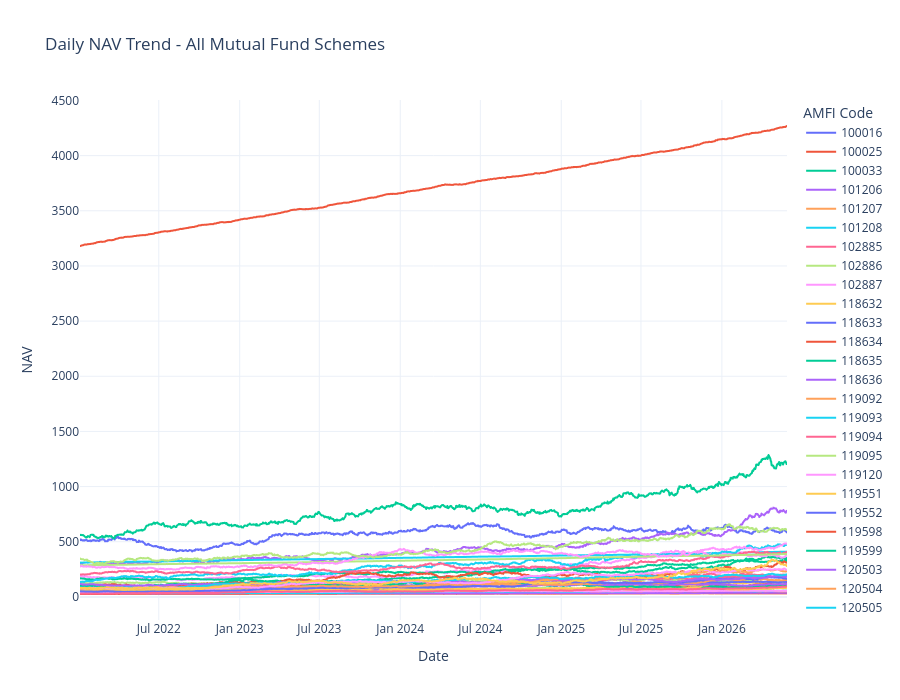

Notebook code cell kept with this figure:
### Code cell
# ============================================
# 6. DAILY NAV TREND - ALL SCHEMES
# ============================================

fig = px.line(
    nav,
    x="date",
    y="nav",
    color="amfi_code",
    title="Daily NAV Trend - All Mutual Fund Schemes",
    labels={
        "date": "Date",
        "nav": "NAV",
        "amfi_code": "AMFI Code"
    }
)

fig.update_layout(
    template="plotly_white",
    height=700
)

fig.show()

# Save interactive chart
fig.write_html(
    DASHBOARD / "nav_trend.html"
)

print("NAV trend chart created successfully")

### Figure 1 — Plotly figure (JSON) as saved in the notebook; plotly's stock layout.template omitted (floating-point values rounded to 4 significant figures; data arrays with more than 128 entries replaced by an {"elided": "..."} marker saying what was removed)
{"data": [{"hovertemplate": "AMFI Code=100016<br>Date=%{x}<br>NAV=%{y}<extra></extra>", "legendgroup": "100016", "line": {"color": "#636efa", "dash": "solid"}, "marker": {"symbol": "circle"}, "mode": "lines", "name": "100016", "showlegend": true, "type": "scattergl", "x": {"elided": "1150 str values"}, "xaxis": "x", "y": {"elided": "1150 float values"}, "yaxis": "y"}, {"hovertemplate": "AMFI Code=100025<br>Date=%{x}<br>NAV=%{y}<extra></extra>", "legendgroup": "100025", "line": {"color": "#EF553B", "dash": "solid"}, "marker": {"symbol": "circle"}, "mode": "lines", "name": "100025", "showlegend": true, "type": "scattergl", "x": {"elided": "1150 str values"}, "xaxis": "x", "y": {"elided": "1150 float values"}, "yaxis": "y"}, {"hovertemplate": "AMFI Code=100033<br>Date=%{x}<br>NAV=%{y}<extra></extra>", "legendgroup": "100033", "line": {"color": "#00cc96", "dash": "solid"}, "marker": {"symbol": "circle"}, "mode": "lines", "name": "100033", "showlegend": true, "type": "scattergl", "x": {"elided": "1150 str values"}, "xaxis": "x", "y": {"elided": "1150 float values"}, "yaxis": "y"}, {"hovertemplate": "AMFI Code=101206<br>Date=%{x}<br>NAV=%{y}<extra></extra>", "legendgroup": "101206", "line": {"color": "#ab63fa", "dash": "solid"}, "marker": {"symbol": "circle"}, "mode": "lines", "name": "101206", "showlegend": true, "type": "scattergl", "x": {"elided": "1150 str values"}, "xaxis": "x", "y": {"elided": "1150 float values"}, "yaxis": "y"}, {"hovertemplate": "AMFI Code=101207<br>Date=%{x}<br>NAV=%{y}<extra></extra>", "legendgroup": "101207", "line": {"color": "#FFA15A", "dash": "solid"}, "marker": {"symbol": "circle"}, "mode": "lines", "name": "101207", "showlegend": true, "type": "scattergl", "x": {"elided": "1150 str values"}, "xaxis": "x", "y": {"elided": "1150 float values"}, "yaxis": "y"}, {"hovertemplate": "AMFI Code=101208<br>Date=%{x}<br>NAV=%{y}<extra></extra>", "legendgroup": "101208", "line": {"color": "#19d3f3", "dash": "solid"}, "marker": {"symbol": "circle"}, "mode": "lines", "name": "101208", "showlegend": true, "type": "scattergl", "x": {"elided": "1150 str values"}, "xaxis": "x", "y": {"elided": "1150 float values"}, "yaxis": "y"}, {"hovertemplate": "AMFI Code=102885<br>Date=%{x}<br>NAV=%{y}<extra></extra>", "legendgroup": "102885", "line": {"color": "#FF6692", "dash": "solid"}, "marker": {"symbol": "circle"}, "mode": "lines", "name": "102885", "showlegend": true, "type": "scattergl", "x": {"elided": "1150 str values"}, "xaxis": "x", "y": {"elided": "1150 float values"}, "yaxis": "y"}, {"hovertemplate": "AMFI Code=102886<br>Date=%{x}<br>NAV=%{y}<extra></extra>", "legendgroup": "102886", "line": {"color": "#B6E880", "dash": "solid"}, "marker": {"symbol": "circle"}, "mode": "lines", "name": "102886", "showlegend": true, "type": "scattergl", "x": {"elided": "1150 str values"}, "xaxis": "x", "y": {"elided": "1150 float values"}, "yaxis": "y"}, {"hovertemplate": "AMFI Code=102887<br>Date=%{x}<br>NAV=%{y}<extra></extra>", "legendgroup": "102887", "line": {"color": "#FF97FF", "dash": "solid"}, "marker": {"symbol": "circle"}, "mode": "lines", "name": "102887", "showlegend": true, "type": "scattergl", "x": {"elided": "1150 str values"}, "xaxis": "x", "y": {"elided": "1150 float values"}, "yaxis": "y"}, {"hovertemplate": "AMFI Code=118632<br>Date=%{x}<br>NAV=%{y}<extra></extra>", "legendgroup": "118632", "line": {"color": "#FECB52", "dash": "solid"}, "marker": {"symbol": "circle"}, "mode": "lines", "name": "118632", "showlegend": true, "type": "scattergl", "x": {"elided": "1150 str values"}, "xaxis": "x", "y": {"elided": "1150 float values"}, "yaxis": "y"}, {"hovertemplate": "AMFI Code=118633<br>Date=%{x}<br>NAV=%{y}<extra></extra>", "legendgroup": "118633", "line": {"color": "#636efa", "dash": "solid"}, "marker": {"symbol": "circle"}, "mode": "lines", "name": "118633", "showlegend": true, "type": "scattergl", "x": {"elided": "1150 str values"}, "xaxis": "x", "y": {"elided": "1150 float values"}, "yaxis": "y"}, {"hovertemplate": "AMFI Code=118634<br>Date=%{x}<br>NAV=%{y}<extra></extra>", "legendgroup": "118634", "line": {"color": "#EF553B", "dash": "solid"}, "marker": {"symbol": "circle"}, "mode": "lines", "name": "118634", "showlegend": true, "type": "scattergl", "x": {"elided": "1150 str values"}, "xaxis": "x", "y": {"elided": "1150 float values"}, "yaxis": "y"}, {"hovertemplate": "AMFI Code=118635<br>Date=%{x}<br>NAV=%{y}<extra></extra>", "legendgroup": "118635", "line": {"color": "#00cc96", "dash": "solid"}, "marker": {"symbol": "circle"}, "mode": "lines", "name": "118635", "showlegend": true, "type": "scattergl", "x": {"elided": "1150 str values"}, "xaxis": "x", "y": {"elided": "1150 float values"}, "yaxis": "y"}, {"hovertemplate": "AMFI Code=118636<br>Date=%{x}<br>NAV=%{y}<extra></extra>", "legendgroup": "118636", "line": {"color": "#ab63fa", "dash": "solid"}, "marker": {"symbol": "circle"}, "mode": "lines", "name": "118636", "showlegend": true, "type": "scattergl", "x": {"elided": "1150 str values"}, "xaxis": "x", "y": {"elided": "1150 float values"}, "yaxis": "y"}, {"hovertemplate": "AMFI Code=119092<br>Date=%{x}<br>NAV=%{y}<extra></extra>", "legendgroup": "119092", "line": {"color": "#FFA15A", "dash": "solid"}, "marker": {"symbol": "circle"}, "mode": "lines", "name": "119092", "showlegend": true, "type": "scattergl", "x": {"elided": "1150 str values"}, "xaxis": "x", "y": {"elided": "1150 float values"}, "yaxis": "y"}, {"hovertemplate": "AMFI Code=119093<br>Date=%{x}<br>NAV=%{y}<extra></extra>", "legendgroup": "119093", "line": {"color": "#19d3f3", "dash": "solid"}, "marker": {"symbol": "circle"}, "mode": "lines", "name": "119093", "showlegend": true, "type": "scattergl", "x": {"elided": "1150 str values"}, "xaxis": "x", "y": {"elided": "1150 float values"}, "yaxis": "y"}, {"hovertemplate": "AMFI Code=119094<br>Date=%{x}<br>NAV=%{y}<extra></extra>", "legendgroup": "119094", "line": {"color": "#FF6692", "dash": "solid"}, "marker": {"symbol": "circle"}, "mode": "lines", "name": "119094", "showlegend": true, "type": "scattergl", "x": {"elided": "1150 str values"}, "xaxis": "x", "y": {"elided": "1150 float values"}, "yaxis": "y"}, {"hovertemplate": "AMFI Code=119095<br>Date=%{x}<br>NAV=%{y}<extra></extra>", "legendgroup": "119095", "line": {"color": "#B6E880", "dash": "solid"}, "marker": {"symbol": "circle"}, "mode": "lines", "name": "119095", "showlegend": true, "type": "scattergl", "x": {"elided": "1150 str values"}, "xaxis": "x", "y": {"elided": "1150 float values"}, "yaxis": "y"}, {"hovertemplate": "AMFI Code=119120<br>Date=%{x}<br>NAV=%{y}<extra></extra>", "legendgroup": "119120", "line": {"color": "#FF97FF", "dash": "solid"}, "marker": {"symbol": "circle"}, "mode": "lines", "name": "119120", "showlegend": true, "type": "scattergl", "x": {"elided": "1150 str values"}, "xaxis": "x", "y": {"elided": "1150 float values"}, "yaxis": "y"}, {"hovertemplate": "AMFI Code=119551<br>Date=%{x}<br>NAV=%{y}<extra></extra>", "legendgroup": "119551", "line": {"color": "#FECB52", "dash": "solid"}, "marker": {"symbol": "circle"}, "mode": "lines", "name": "119551", "showlegend": true, "type": "scattergl", "x": {"elided": "1150 str values"}, "xaxis": "x", "y": {"elided": "1150 float values"}, "yaxis": "y"}, {"hovertemplate": "AMFI Code=119552<br>Date=%{x}<br>NAV=%{y}<extra></extra>", "legendgroup": "119552", "line": {"color": "#636efa", "dash": "solid"}, "marker": {"symbol": "circle"}, "mode": "lines", "name": "119552", "showlegend": true, "type": "scattergl", "x": {"elided": "1150 str values"}, "xaxis": "x", "y": {"elided": "1150 float values"}, "yaxis": "y"}, {"hovertemplate": "AMFI Code=119598<br>Date=%{x}<br>NAV=%{y}<extra></extra>", "legendgroup": "119598", "line": {"color": "#EF553B", "dash": "solid"}, "marker": {"symbol": "circle"}, "mode": "lines", "name": "119598", "showlegend": true, "type": "scattergl", "x": {"elided": "1150 str values"}, "xaxis": "x", "y": {"elided": "1150 float values"}, "yaxis": "y"}, {"hovertemplate": "AMFI Code=119599<br>Date=%{x}<br>NAV=%{y}<extra></extra>", "legendgroup": "119599", "line": {"color": "#00cc96", "dash": "solid"}, "marker": {"symbol": "circle"}, "mode": "lines", "name": "119599", "showlegend": true, "type": "scattergl", "x": {"elided": "1150 str values"}, "xaxis": "x", "y": {"elided": "1150 float values"}, "yaxis": "y"}, {"hovertemplate": "AMFI Code=120503<br>Date=%{x}<br>NAV=%{y}<extra></extra>", "legendgroup": "120503", "line": {"color": "#ab63fa", "dash": "solid"}, "marker": {"symbol": "circle"}, "mode": "lines", "name": "120503", "showlegend": true, "type": "scattergl", "x": {"elided": "1150 str values"}, "xaxis": "x", "y": {"elided": "1150 float values"}, "yaxis": "y"}, {"hovertemplate": "AMFI Code=120504<br>Date=%{x}<br>NAV=%{y}<extra></extra>", "legendgroup": "120504", "line": {"color": "#FFA15A", "dash": "solid"}, "marker": {"symbol": "circle"}, "mode": "lines", "name": "120504", "showlegend": true, "type": "scattergl", "x": {"elided": "1150 str values"}, "xaxis": "x", "y": {"elided": "1150 float values"}, "yaxis": "y"}, {"hovertemplate": "AMFI Code=120505<br>Date=%{x}<br>NAV=%{y}<extra></extra>", "legendgroup": "120505", "line": {"color": "#19d3f3", "dash": "solid"}, "marker": {"symbol": "circle"}, "mode": "lines", "name": "120505", "showlegend": true, "type": "scattergl", "x": {"elided": "1150 str values"}, "xaxis": "x", "y": {"elided": "1150 float values"}, "yaxis": "y"}, {"hovertemplate": "AMFI Code=120506<br>Date=%{x}<br>NAV=%{y}<extra></extra>", "legendgroup": "120506", "line": {"color": "#FF6692", "dash": "solid"}, "marker": {"symbol": "circle"}, "mode": "lines", "name": "120506", "showlegend": true, "type": "scattergl", "x": {"elided": "1150 str values"}, "xaxis": "x", "y": {"elided": "1150 float values"}, "yaxis": "y"}, {"hovertemplate": "AMFI Code=120507<br>Date=%{x}<br>NAV=%{y}<extra></extra>", "legendgroup": "120507", "line": {"color": "#B6E880", "dash": "solid"}, "marker": {"symbol": "circle"}, "mode": "lines", "name": "120507", "showlegend": true, "type": "scattergl", "x": {"elided": "1150 str values"}, "xaxis": "x", "y": {"elided": "1150 float values"}, "yaxis": "y"}, {"hovertemplate": "AMFI Code=120841<br>Date=%{x}<br>NAV=%{y}<extra></extra>", "legendgroup": "120841", "line": {"color": "#FF97FF", "dash": "solid"}, "marker": {"symbol": "circle"}, "mode": "lines", "name": "120841", "showlegend": true, "type": "scattergl", "x": {"elided": "1150 str values"}, "xaxis": "x", "y": {"elided": "1150 float values"}, "yaxis": "y"}, {"hovertemplate": "AMFI Code=120842<br>Date=%{x}<br>NAV=%{y}<extra></extra>", "legendgroup": "120842", "line": {"color": "#FECB52", "dash": "solid"}, "marker": {"symbol": "circle"}, "mode": "lines", "name": "120842", "showlegend": true, "type": "scattergl", "x": {"elided": "1150 str values"}, "xaxis": "x", "y": {"elided": "1150 float values"}, "yaxis": "y"}, {"hovertemplate": "AMFI Code=120843<br>Date=%{x}<br>NAV=%{y}<extra></extra>", "legendgroup": "120843", "line": {"color": "#636efa", "dash": "solid"}, "marker": {"symbol": "circle"}, "mode": "lines", "name": "120843", "showlegend": true, "type": "scattergl", "x": {"elided": "1150 str values"}, "xaxis": "x", "y": {"elided": "1150 float values"}, "yaxis": "y"}, {"hovertemplate": "AMFI Code=120844<br>Date=%{x}<br>NAV=%{y}<extra></extra>", "legendgroup": "120844", "line": {"color": "#EF553B", "dash": "solid"}, "marker": {"symbol": "circle"}, "mode": "lines", "name": "120844", "showlegend": true, "type": "scattergl", "x": {"elided": "1150 str values"}, "xaxis": "x", "y": {"elided": "1150 float values"}, "yaxis": "y"}, {"hovertemplate": "AMFI Code=125497<br>Date=%{x}<br>NAV=%{y}<extra></extra>", "legendgroup": "125497", "line": {"color": "#00cc96", "dash": "solid"}, "marker": {"symbol": "circle"}, "mode": "lines", "name": "125497", "showlegend": true, "type": "scattergl", "x": {"elided": "1150 str values"}, "xaxis": "x", "y": {"elided": "1150 float values"}, "yaxis": "y"}, {"hovertemplate": "AMFI Code=125498<br>Date=%{x}<br>NAV=%{y}<extra></extra>", "legendgroup": "125498", "line": {"color": "#ab63fa", "dash": "solid"}, "marker": {"symbol": "circle"}, "mode": "lines", "name": "125498", "showlegend": true, "type": "scattergl", "x": {"elided": "1150 str values"}, "xaxis": "x", "y": {"elided": "1150 float values"}, "yaxis": "y"}, {"hovertemplate": "AMFI Code=148567<br>Date=%{x}<br>NAV=%{y}<extra></extra>", "legendgroup": "148567", "line": {"color": "#FFA15A", "dash": "solid"}, "marker": {"symbol": "circle"}, "mode": "lines", "name": "148567", "showlegend": true, "type": "scattergl", "x": {"elided": "1150 str values"}, "xaxis": "x", "y": {"elided": "1150 float values"}, "yaxis": "y"}, {"hovertemplate": "AMFI Code=148568<br>Date=%{x}<br>NAV=%{y}<extra></extra>", "legendgroup": "148568", "line": {"color": "#19d3f3", "dash": "solid"}, "marker": {"symbol": "circle"}, "mode": "lines", "name": "148568", "showlegend": true, "type": "scattergl", "x": {"elided": "1150 str values"}, "xaxis": "x", "y": {"elided": "1150 float values"}, "yaxis": "y"}, {"hovertemplate": "AMFI Code=148569<br>Date=%{x}<br>NAV=%{y}<extra></extra>", "legendgroup": "148569", "line": {"color": "#FF6692", "dash": "solid"}, "marker": {"symbol": "circle"}, "mode": "lines", "name": "148569", "showlegend": true, "type": "scattergl", "x": {"elided": "1150 str values"}, "xaxis": "x", "y": {"elided": "1150 float values"}, "yaxis": "y"}, {"hovertemplate": "AMFI Code=149322<br>Date=%{x}<br>NAV=%{y}<extra></extra>", "legendgroup": "149322", "line": {"color": "#B6E880", "dash": "solid"}, "marker": {"symbol": "circle"}, "mode": "lines", "name": "149322", "showlegend": true, "type": "scattergl", "x": {"elided": "1150 str values"}, "xaxis": "x", "y": {"elided": "1150 float values"}, "yaxis": "y"}, {"hovertemplate": "AMFI Code=149323<br>Date=%{x}<br>NAV=%{y}<extra></extra>", "legendgroup": "149323", "line": {"color": "#FF97FF", "dash": "solid"}, "marker": {"symbol": "circle"}, "mode": "lines", "name": "149323", "showlegend": true, "type": "scattergl", "x": {"elided": "1150 str values"}, "xaxis": "x", "y": {"elided": "1150 float values"}, "yaxis": "y"}, {"hovertemplate": "AMFI Code=149324<br>Date=%{x}<br>NAV=%{y}<extra></extra>", "legendgroup": "149324", "line": {"color": "#FECB52", "dash": "solid"}, "marker": {"symbol": "circle"}, "mode": "lines", "name": "149324", "showlegend": true, "type": "scattergl", "x": {"elided": "1150 str values"}, "xaxis": "x", "y": {"elided": "1150 float values"}, "yaxis": "y"}], "layout": {"height": 700, "legend": {"title": {"text": "AMFI Code"}, "tracegroupgap": 0}, "title": {"text": "Daily NAV Trend - All Mutual Fund Schemes"}, "xaxis": {"anchor": "y", "domain": [0, 1], "title": {"text": "Date"}}, "yaxis": {"anchor": "x", "domain": [0, 1], "title": {"text": "NAV"}}}}
